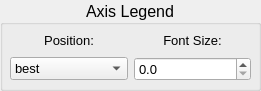
   <widget class="QGroupBox" name="groupBox_14">
    <property name="geometry">
     <rect>
      <x>610</x>
      <y>520</y>
      <width>261</width>
      <height>91</height>
     </rect>
    </property>
    <property name="font">
     <font>
      <family>Arial</family>
      <pointsize>12</pointsize>
      <weight>50</weight>
      <bold>false</bold>
     </font>
    </property>
    <property name="title">
     <string>Axis Legend</string>
    </property>
    <property name="alignment">
     <set>Qt::AlignCenter</set>
    </property>
    <widget class="QWidget" name="gridLayoutWidget_13">
     <property name="geometry">
      <rect>
       <x>10</x>
       <y>30</y>
       <width>241</width>
       <height>51</height>
      </rect>
     </property>
     <property name="font">
      <font>
       <family>Arial</family>
       <pointsize>12</pointsize>
       <weight>50</weight>
       <bold>false</bold>
      </font>
     </property>
     <layout class="QGridLayout" name="gridLayout_13">
      <item row="1" column="1">
       <widget class="QDoubleSpinBox" name="sbLegFontSize">
        <property name="font">
         <font>
          <family>Arial</family>
          <pointsize>10</pointsize>
          <weight>50</weight>
          <bold>false</bold>
         </font>
        </property>
        <property name="locale">
         <locale language="English" country="UnitedStates"/>
        </property>
        <property name="decimals">
         <number>1</number>
        </property>
        <property name="singleStep">
         <double>0.100000000000000</double>
        </property>
       </widget>
      </item>
      <item row="0" column="0">
       <widget class="QLabel" name="label_39">
        <property name="font">
         <font>
          <family>Arial</family>
          <pointsize>10</pointsize>
          <weight>50</weight>
          <bold>false</bold>
         </font>
        </property>
        <property name="text">
         <string>Position:</string>
        </property>
        <property name="alignment">
         <set>Qt::AlignCenter</set>
        </property>
       </widget>
      </item>
      <item row="0" column="1">
       <widget class="QLabel" name="label_40">
        <property name="font">
         <font>
          <family>Arial</family>
          <pointsize>10</pointsize>
          <weight>50</weight>
          <bold>false</bold>
         </font>
        </property>
        <property name="text">
         <string>Font Size:</string>
        </property>
        <property name="alignment">
         <set>Qt::AlignCenter</set>
        </property>
       </widget>
      </item>
      <item row="1" column="0">
       <widget class="QComboBox" name="cbLegPos">
        <property name="font">
         <font>
          <family>Arial</family>
          <pointsize>10</pointsize>
          <weight>50</weight>
          <bold>false</bold>
         </font>
        </property>
        <item>
         <property name="text">
          <string>best</string>
         </property>
        </item>
        <item>
         <property name="text">
          <string>None</string>
         </property>
        </item>
        <item>
         <property name="text">
          <string>upper left</string>
         </property>
        </item>
        <item>
         <property name="text">
          <string>upper center</string>
         </property>
        </item>
        <item>
         <property name="text">
          <string>upper right</string>
         </property>
        </item>
        <item>
         <property name="text">
          <string>center left</string>
         </property>
        </item>
        <item>
         <property name="text">
          <string>center</string>
         </property>
        </item>
        <item>
         <property name="text">
          <string>center right</string>
         </property>
        </item>
        <item>
         <property name="text">
          <string>lower left</string>
         </property>
        </item>
        <item>
         <property name="text">
          <string>lower center</string>
         </property>
        </item>
        <item>
         <property name="text">
          <string>lower right</string>
         </property>
        </item>
       </widget>
      </item>
     </layout>
    </widget>
   </widget>
